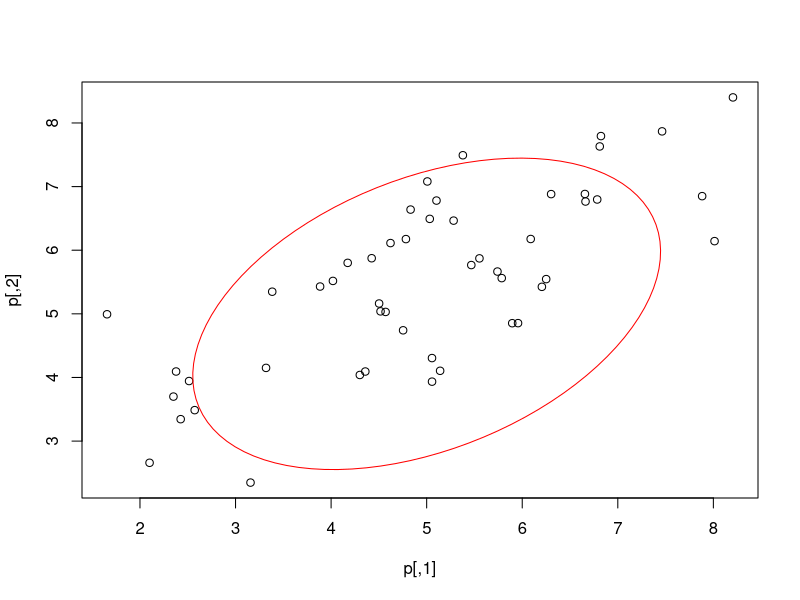

This figure's R source:

library(mvtnorm) # References rmvnorm()
library(ellipse) # References ellipse()

processAll <- function() {

    # Set the covariance matrix
    sigma2 <- matrix(c(5, 2, 2, 5), ncol=2)
 
    # Set the means
    mu <- c(5, 5)
 
    # Get the correlation matrix
    P <- cov2cor(sigma2)
    # P <- sigma2
 
    # Generate the data
    p <- rmvnorm(n=50, mean=mu, sigma=sqrt(sigma2))
 
    # Plot the data
    plot(p)
 
    # Plot the ellipse
    lines(ellipse(P, centre = c(5,5)) , col='red')

    browser()
}

processAll()
